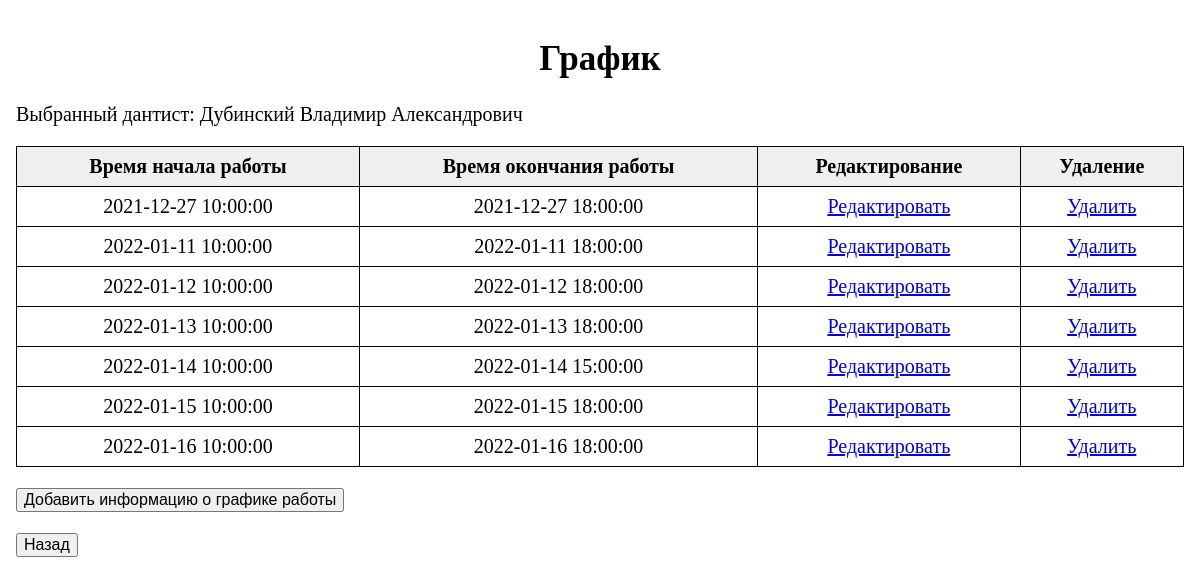
/schedule/read_schedule.php?dentist_id=1, run on the app's committed database.
### tables this page shows
CREATE TABLE dentists(
    id INTEGER PRIMARY KEY AUTOINCREMENT NOT NULL,
    last_name TEXT NOT NULL,
    first_name TEXT NOT NULL,
    middle_name TEXT,
    birthday TEXT NOT NULL,
    specialization_id INTEGER NOT NULL,
    employee_status_id INTEGER NOT NULL,
    earning_in_percent REAL NOT NULL,
    CHECK(earning_in_percent >= 0)
    FOREIGN KEY(specialization_id)
            REFERENCES specilizations(id) ON DELETE RESTRICT ON UPDATE CASCADE
    FOREIGN KEY(employee_status_id)
            REFERENCES employee_statuses(id) ON DELETE RESTRICT ON UPDATE CASCADE
);

CREATE TABLE dentists_work_hours(
    id INTEGER PRIMARY KEY AUTOINCREMENT NOT NULL,
    dentist_id INTEGER NOT NULL,
    start_time TEXT,
    end_time TEXT,
    work_hours_status_id INTEGER NOT NULL,
    FOREIGN KEY (dentist_id)
        REFERENCES dentists (id) ON DELETE RESTRICT ON UPDATE CASCADE,
    FOREIGN KEY (work_hours_status_id) 
        REFERENCES work_hours_statuses(id) ON DELETE RESTRICT ON UPDATE CASCADE
);

### public/schedule/ScheduleRepository.php (called while the page is built, shortened)
<?php
require_once '../base/Repository.php';
class ScheduleRepository extends Repository
{
    private static ?ScheduleRepository $instance = null;
    public function readAllSchedule(string $dentist_id)
    {
        $query = 'SELECT * FROM dentists_work_hours WHERE dentist_id = :dentist_id and work_hours_status_id = 1 ORDER BY start_time, end_time';
        $statement = $this->pdo->prepare($query);
        $statement->execute(['dentist_id' => $dentist_id]);
        $schedule = $statement->fetchAll();
        return $schedule;
    }
    public function readDentistById(string $dentist_id)
    {
        $query = 'SELECT id, last_name, first_name, middle_name, birthday, specialization_id, employee_status_id, earning_in_percent  FROM dentists WHERE id = :dentist_id';
        $statement = $this->pdo->prepare($query);
        $statement->execute(['dentist_id' => $dentist_id]);
        $dentists = $statement->fetchAll();
        return $dentists[0];
    }
    public static function getInstance(): ScheduleRepository
    {
        if (static::$instance == null) static::$instance = new static('sqlite:../../data/dentistry.db');
        return static::$instance;
    }
}

### public/base/Repository.php (called while the page is built, shortened)
<?php
abstract class Repository
{
    protected function __construct(string $path)
    {
        $this->pdo = new PDO($path);
    }
}

### public/schedule/read_schedule.php (the view, shortened to what this page needs)
<!DOCTYPE html>
<html lang="ru">
<head>
    <link rel="stylesheet" href="../styles/style.css">
</head>
<body>
<?php
require_once 'ScheduleRepository.php';
$repository = ScheduleRepository::getInstance();
$dentist = $repository->readDentistById($_GET['dentist_id'])
?>
<h1 class="title">График</h1>
<p>Выбранный дантист: <?= "$dentist[last_name] $dentist[first_name] $dentist[middle_name]" ?></p>
<table class="doctor_table">
    <tr>
        <th class="doctor_th">Время начала работы</th>
        <th class="doctor_th">Время окончания работы</th>
        <th class="doctor_th">Редактирование</th>
        <th class="doctor_th">Удаление</th>
    </tr>
    <?php foreach ($repository->readAllSchedule($_GET['dentist_id']) as $schedule): ?>
        <tr>
            <td class="doctor_td"><?= $schedule['start_time'] ?></td>
            <td class="doctor_td"><?= $schedule['end_time'] ?></td>
            <td class="doctor_td"><a href="update_schedule.php?dentist_id=<?= $_GET['dentist_id'] ?>&schedule_id=<?= $schedule['id'] ?>">Редактировать</a>
            </td>
            <td class="doctor_td"><a href="delete_schedule.php?dentist_id=<?= $_GET['dentist_id'] ?>&schedule_id=<?= $schedule['id'] ?>">Удалить</a>
            </td>
        </tr>
    <?php endforeach; ?>
</table>
<form method="post" enctype="application/x-www-form-urlencoded"
      action="create_schedule.php?dentist_id=<?= $_GET['dentist_id'] ?>">
    <p>
        <button class="def_button">Добавить информацию о графике работы</button>
    </p>
</form>
<p>
    <button onclick="window.location.href = '../index.php';" class="def_button">Назад</button>
</p>
</body>
</html>

### public/styles/style.css (style rules this page uses)
body { font-size: 20px; padding: 8px; }
button.def_button { font-size: 16px; }
h1.title { text-align: center; font-size: 35px; }
table.doctor_table { width: 100%; border: 1px solid black; border-collapse: collapse; }
th.doctor_th { font-weight: bold; padding: 8px; text-align: center; background: #efefef; border: 1px solid black; }
td.doctor_td { border: 1px solid black; text-align: center; padding: 8px; }

### data on the page
dentists: last_name "Дубинский", first_name "Владимир", middle_name "Александрович"
dentists_work_hours: start_time "2021-12-27 10:00:00", end_time "2021-12-27 18:00:00"
dentists_work_hours: start_time "2022-01-11 10:00:00", end_time "2022-01-11 18:00:00"
dentists_work_hours: start_time "2022-01-12 10:00:00", end_time "2022-01-12 18:00:00"
dentists_work_hours: start_time "2022-01-13 10:00:00", end_time "2022-01-13 18:00:00"
dentists_work_hours: start_time "2022-01-14 10:00:00", end_time "2022-01-14 15:00:00"
dentists_work_hours: start_time "2022-01-15 10:00:00", end_time "2022-01-15 18:00:00"
dentists_work_hours: start_time "2022-01-16 10:00:00", end_time "2022-01-16 18:00:00"
